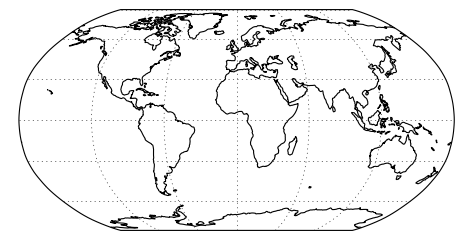

Reproduce this figure in Python.
import matplotlib.pyplot as plt
import cartopy.crs as ccrs

plt.figure(figsize=(5.91496652704, 3))
ax = plt.axes(projection=ccrs.Robinson())
ax.coastlines(resolution='110m')
ax.gridlines()
